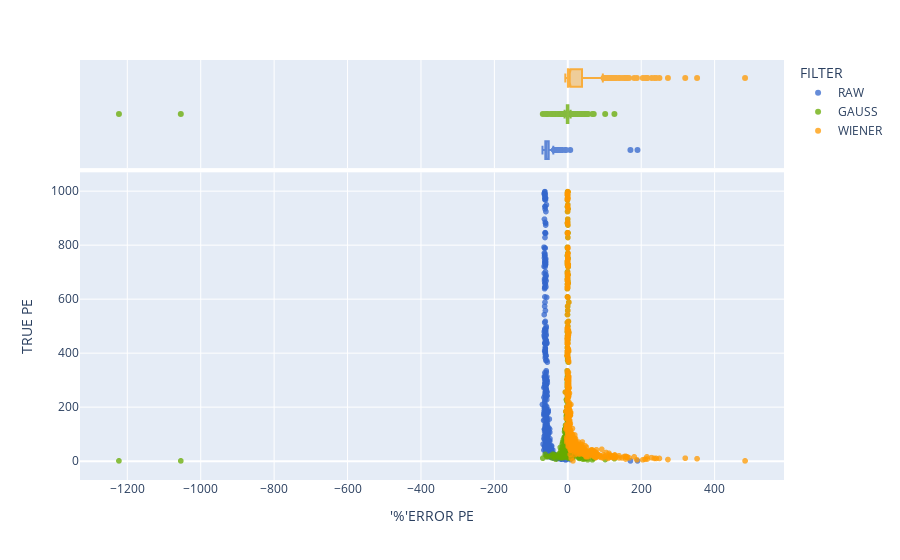

The cell this chart's notebook holds for it:
### Code cell
fig = px.scatter(data_frame=df[(df['TRUE PE'] > 0)*(df['TRUE PE'] < 1000)], y="TRUE PE", x="'%'ERROR PE",
color='FILTER',color_discrete_map=color_map,marginal_x='box',template="plotly")
# fig.update_layout(title_text='T0 recovery',xaxis_title  = "Time in [&mu;s]",yaxis_title  = "Counts")
fig.update_traces(opacity=0.75)
fig.show()

### Figure 1 — Plotly figure (JSON) as saved in the notebook; plotly's stock layout.template omitted (floating-point values rounded to 4 significant figures; data arrays with more than 128 entries replaced by an {"elided": "..."} marker saying what was removed)
{"data": [{"hovertemplate": "FILTER=RAW<br>'%'ERROR PE=%{x}<br>TRUE PE=%{y}<extra></extra>", "legendgroup": "RAW", "marker": {"color": "#3366CC", "symbol": "circle"}, "mode": "markers", "name": "RAW", "opacity": 0.75, "showlegend": true, "type": "scattergl", "x": {"elided": "473 float values"}, "xaxis": "x", "y": {"elided": "473 int values"}, "yaxis": "y"}, {"alignmentgroup": "True", "hovertemplate": "FILTER=RAW<br>'%'ERROR PE=%{x}<extra></extra>", "legendgroup": "RAW", "marker": {"color": "#3366CC", "symbol": "circle"}, "name": "RAW", "notched": true, "offsetgroup": "RAW", "opacity": 0.75, "showlegend": false, "type": "box", "x": {"elided": "473 float values"}, "xaxis": "x2", "yaxis": "y2"}, {"hovertemplate": "FILTER=GAUSS<br>'%'ERROR PE=%{x}<br>TRUE PE=%{y}<extra></extra>", "legendgroup": "GAUSS", "marker": {"color": "#66AA00", "symbol": "circle"}, "mode": "markers", "name": "GAUSS", "opacity": 0.75, "showlegend": true, "type": "scattergl", "x": {"elided": "473 float values"}, "xaxis": "x", "y": {"elided": "473 int values"}, "yaxis": "y"}, {"alignmentgroup": "True", "hovertemplate": "FILTER=GAUSS<br>'%'ERROR PE=%{x}<extra></extra>", "legendgroup": "GAUSS", "marker": {"color": "#66AA00", "symbol": "circle"}, "name": "GAUSS", "notched": true, "offsetgroup": "GAUSS", "opacity": 0.75, "showlegend": false, "type": "box", "x": {"elided": "473 float values"}, "xaxis": "x2", "yaxis": "y2"}, {"hovertemplate": "FILTER=WIENER<br>'%'ERROR PE=%{x}<br>TRUE PE=%{y}<extra></extra>", "legendgroup": "WIENER", "marker": {"color": "#FF9900", "symbol": "circle"}, "mode": "markers", "name": "WIENER", "opacity": 0.75, "showlegend": true, "type": "scattergl", "x": {"elided": "473 float values"}, "xaxis": "x", "y": {"elided": "473 int values"}, "yaxis": "y"}, {"alignmentgroup": "True", "hovertemplate": "FILTER=WIENER<br>'%'ERROR PE=%{x}<extra></extra>", "legendgroup": "WIENER", "marker": {"color": "#FF9900", "symbol": "circle"}, "name": "WIENER", "notched": true, "offsetgroup": "WIENER", "opacity": 0.75, "showlegend": false, "type": "box", "x": {"elided": "473 float values"}, "xaxis": "x2", "yaxis": "y2"}], "layout": {"legend": {"title": {"text": "FILTER"}, "tracegroupgap": 0}, "margin": {"t": 60}, "xaxis": {"anchor": "y", "domain": [0, 1], "title": {"text": "'%'ERROR PE"}}, "xaxis2": {"anchor": "y2", "domain": [0, 1], "matches": "x", "showgrid": true, "showticklabels": false}, "yaxis": {"anchor": "x", "domain": [0, 0.7326], "title": {"text": "TRUE PE"}}, "yaxis2": {"anchor": "x2", "domain": [0.7426, 1], "matches": "y2", "showgrid": false, "showline": false, "showticklabels": false, "ticks": ""}}}
